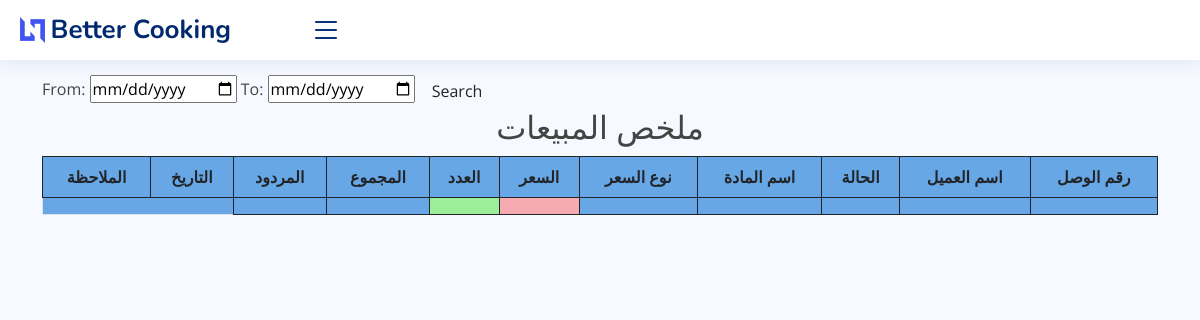
Page /sales_report on the earlier database version.
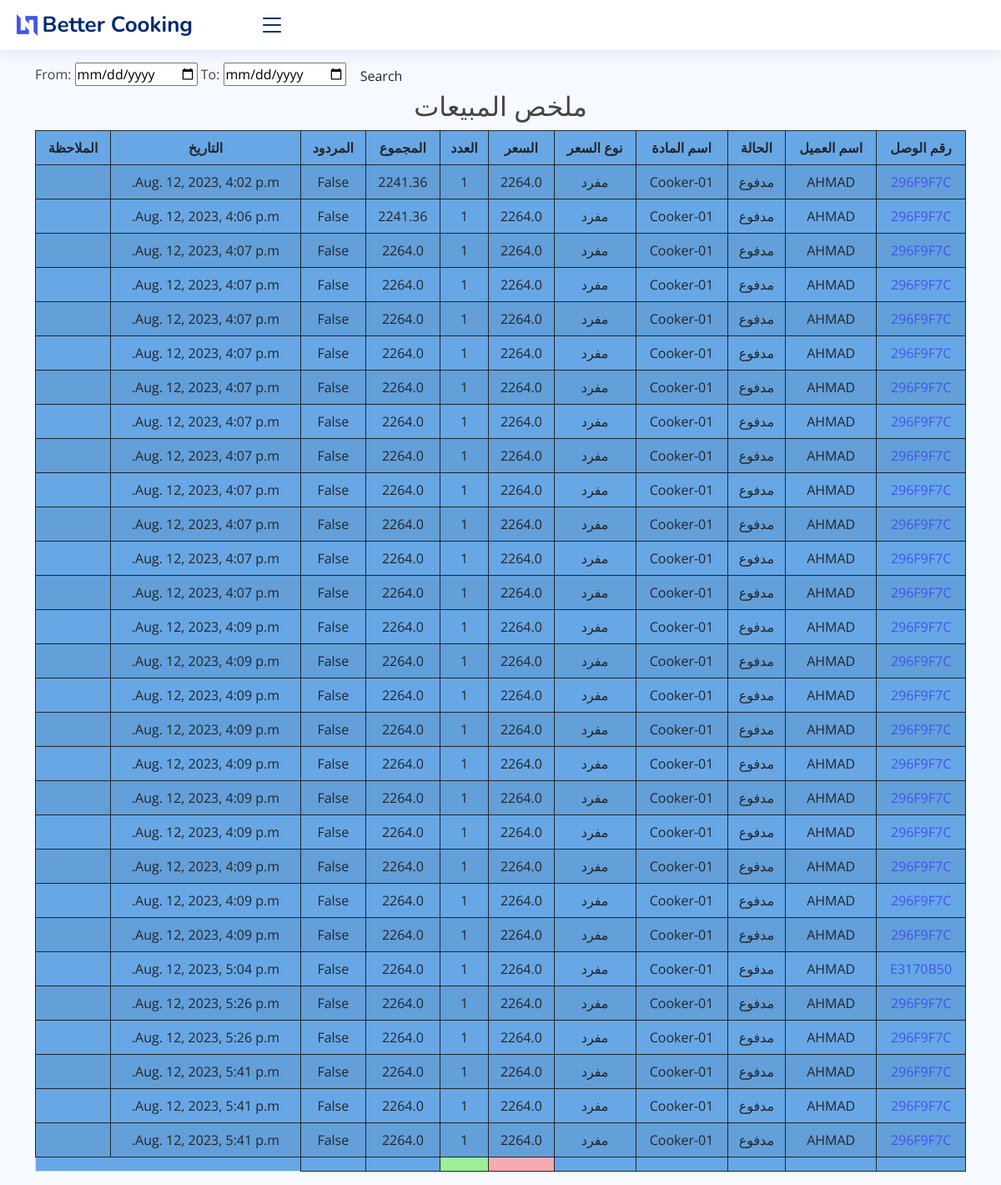
Same page on the later database version.
### core/models.py (models this page shows, shortened)
class SaleItem(models.Model):
    sales_invoice = models.ForeignKey(SaleInvoice, on_delete=models.CASCADE)
    item = models.ForeignKey(Item, on_delete=models.CASCADE)
    qty = models.PositiveSmallIntegerField(default=1)
    total_amt = models.FloatField(editable=False, default=0)
    sale_date = models.DateTimeField(auto_now_add=True)
    is_returned = models.BooleanField(default=False)
    sub_total = models.FloatField(validators=[MinValueValidator(0.01)], default=0)
    discount_type = models.CharField(max_length=30, choices=(('amount', 'Amount'),
                                                             ('percentage', 'Percentage')
                                                             ), default='percentage', editable=False)
    discount_value = models.FloatField(blank=True, null=True, verbose_name='Discount Percentage')
    class Meta:
        verbose_name_plural = ' بند المبيعات'

class SaleInvoice(models.Model):
    STATUS = (
        ('مدفوع', 'مدفوع'),
        ('غير مدفوع', 'غير مدفوع'),
        ('المردود', 'المردود'),
    )
    invoice_number = models.CharField(max_length=8, unique=True, editable=False)
    customer_name = models.ForeignKey(Customer, on_delete=models.CASCADE)
    date = models.DateTimeField(auto_now_add=True)
    status = models.CharField(max_length=10, choices=STATUS, default='مدفوع')
    note = models.CharField(max_length=100, blank=True)
    updated_at = models.DateTimeField(auto_now=True)
    class Meta:
        verbose_name_plural = 'فاتورة البيع'

class Customer(models.Model):
    customer_name = models.CharField(max_length=50, blank=True)
    customer_mobile = models.CharField(max_length=50, blank=True)
    customer_address = models.TextField(blank=True)
    city = models.CharField(max_length=50, blank=True)
    note = models.TextField(blank=True)
    class Meta:
        verbose_name_plural = 'الزبائن'
    def __str__(self):
        return self.customer_name

class Item(models.Model):
    PRICELIST = (
        ('مفرد', 'مفرد'),
        ('جملة', 'جملة'),
        ('شراء', 'شراء'),
        ('قسط', 'قسط'),
    )
    item_code = models.CharField(max_length=50)
    name = models.CharField(max_length=255, verbose_name='detail')
    category = models.CharField(max_length=30, default='Test')
    price = models.FloatField(default=1)
    price_list = models.CharField(max_length=30, choices=PRICELIST, default='مفرد')
    note = models.TextField(blank=True)
    class Meta:
        verbose_name_plural = 'المواد'

### core/views.py (the view)
# urls.py: path('sales_report', views.sales_repoert, name="sales_report"),
def sales_repoert(request):
    s_reports = SaleItem.objects.select_related()
    myFilter = Sales_Filter(request.GET, queryset=s_reports)
    s_reports = myFilter.qs
    context = {'s_reports': s_reports, 'myFilter': myFilter}
    return render(request, 'core/reports/sales_report.html', context)

### core/templates/core/reports/sales_report.html (shortened to what this page needs)
{% extends 'core/base.html' %}
{% block content %}
    <br>
    <br> <br>
    <form class="form-a">
        From: <input type="date" value={{ myFilter.form.max_date }}</input>
        To: <input type="date" value={{ myFilter.form.min_date }}</input>
        <button type="submit" class="btn btn-b">Search</button>
    </form>
    <h2 class="text-center"> ملخص المبيعات </h2>
    <table id="example1" class="table table-striped" style="background-color: #68a7e5">
        <thead>
        <tr>
            <th>رقم الوصل</th>
            <th>اسم العميل</th>
            <th>الحالة</th>
            <th>اسم المادة</th>
            <th>نوع السعر</th>
            <th> السعر</th>
            <th>العدد</th>
            <th>المجموع</th>
            <th>المردود</th>
            <th>التاريخ</th>
            <th>الملاحظة</th>
        </tr>
        </thead>
        <tbody>
        {% for i in  s_reports %}
            <tr>
                <td><a href="{% url 'single_sale' i.sales_invoice.id %}">{{ i.sales_invoice.invoice_number }}</a></td>
                <td>{{ i.sales_invoice.customer_name }}</td>
                <td>{{ i.sales_invoice.status }}</td>
                <td>{{ i.item.name }}</td>
                <td>{{ i.item.price_list }}</td>
                <td>{{ i.item.price }}</td>
                <td>{{ i.qty }}</td>
                <td>{{ i.total_amt }}</td>
                <td>{{ i.is_returned }}</td>
                <td>{{ i.sale_date }}</td>
               <td>{{ i.sales_invoice.note }}</td>
            </tr>
        {% endfor %}
        </tbody>
        <tfoot>
        <th></th>
        <th></th>
        <th></th>
        <th></th>
        <th></th>
        <th style="background-color: #f6aab2"></th>
        <th style="background-color: #9cee99"></th>
        <th></th>
        <th></th>
        </tfoot>
    </table>
{% endblock %}

Differences in the rows shown:
added SaleItem: sales_invoice.invoice_number "296F9F7C", sales_invoice.customer_name "AHMAD", sales_invoice.status "مدفوع", item.name "Cooker-01", item.price_list "مفرد", item.price "2264.0", qty "1", total_amt "2241.36", is_returned "False", sale_date "Aug. 12, 2023, 4:02 p.m."
added SaleItem: sales_invoice.invoice_number "296F9F7C", sales_invoice.customer_name "AHMAD", sales_invoice.status "مدفوع", item.name "Cooker-01", item.price_list "مفرد", item.price "2264.0", qty "1", total_amt "2241.36", is_returned "False", sale_date "Aug. 12, 2023, 4:06 p.m."
added SaleItem: sales_invoice.invoice_number "296F9F7C", sales_invoice.customer_name "AHMAD", sales_invoice.status "مدفوع", item.name "Cooker-01", item.price_list "مفرد", item.price "2264.0", qty "1", total_amt "2264.0", is_returned "False", sale_date "Aug. 12, 2023, 4:07 p.m."
added SaleItem: sales_invoice.invoice_number "296F9F7C", sales_invoice.customer_name "AHMAD", sales_invoice.status "مدفوع", item.name "Cooker-01", item.price_list "مفرد", item.price "2264.0", qty "1", total_amt "2264.0", is_returned "False", sale_date "Aug. 12, 2023, 4:07 p.m."
added SaleItem: sales_invoice.invoice_number "296F9F7C", sales_invoice.customer_name "AHMAD", sales_invoice.status "مدفوع", item.name "Cooker-01", item.price_list "مفرد", item.price "2264.0", qty "1", total_amt "2264.0", is_returned "False", sale_date "Aug. 12, 2023, 4:07 p.m."
added SaleItem: sales_invoice.invoice_number "296F9F7C", sales_invoice.customer_name "AHMAD", sales_invoice.status "مدفوع", item.name "Cooker-01", item.price_list "مفرد", item.price "2264.0", qty "1", total_amt "2264.0", is_returned "False", sale_date "Aug. 12, 2023, 4:07 p.m."
added SaleItem: sales_invoice.invoice_number "296F9F7C", sales_invoice.customer_name "AHMAD", sales_invoice.status "مدفوع", item.name "Cooker-01", item.price_list "مفرد", item.price "2264.0", qty "1", total_amt "2264.0", is_returned "False", sale_date "Aug. 12, 2023, 4:07 p.m."
added SaleItem: sales_invoice.invoice_number "296F9F7C", sales_invoice.customer_name "AHMAD", sales_invoice.status "مدفوع", item.name "Cooker-01", item.price_list "مفرد", item.price "2264.0", qty "1", total_amt "2264.0", is_returned "False", sale_date "Aug. 12, 2023, 4:07 p.m."
added SaleItem: sales_invoice.invoice_number "296F9F7C", sales_invoice.customer_name "AHMAD", sales_invoice.status "مدفوع", item.name "Cooker-01", item.price_list "مفرد", item.price "2264.0", qty "1", total_amt "2264.0", is_returned "False", sale_date "Aug. 12, 2023, 4:07 p.m."
added SaleItem: sales_invoice.invoice_number "296F9F7C", sales_invoice.customer_name "AHMAD", sales_invoice.status "مدفوع", item.name "Cooker-01", item.price_list "مفرد", item.price "2264.0", qty "1", total_amt "2264.0", is_returned "False", sale_date "Aug. 12, 2023, 4:07 p.m."
added SaleItem: sales_invoice.invoice_number "296F9F7C", sales_invoice.customer_name "AHMAD", sales_invoice.status "مدفوع", item.name "Cooker-01", item.price_list "مفرد", item.price "2264.0", qty "1", total_amt "2264.0", is_returned "False", sale_date "Aug. 12, 2023, 4:07 p.m."
added SaleItem: sales_invoice.invoice_number "296F9F7C", sales_invoice.customer_name "AHMAD", sales_invoice.status "مدفوع", item.name "Cooker-01", item.price_list "مفرد", item.price "2264.0", qty "1", total_amt "2264.0", is_returned "False", sale_date "Aug. 12, 2023, 4:07 p.m."
added SaleItem: sales_invoice.invoice_number "296F9F7C", sales_invoice.customer_name "AHMAD", sales_invoice.status "مدفوع", item.name "Cooker-01", item.price_list "مفرد", item.price "2264.0", qty "1", total_amt "2264.0", is_returned "False", sale_date "Aug. 12, 2023, 4:07 p.m."
added SaleItem: sales_invoice.invoice_number "296F9F7C", sales_invoice.customer_name "AHMAD", sales_invoice.status "مدفوع", item.name "Cooker-01", item.price_list "مفرد", item.price "2264.0", qty "1", total_amt "2264.0", is_returned "False", sale_date "Aug. 12, 2023, 4:09 p.m."
added SaleItem: sales_invoice.invoice_number "296F9F7C", sales_invoice.customer_name "AHMAD", sales_invoice.status "مدفوع", item.name "Cooker-01", item.price_list "مفرد", item.price "2264.0", qty "1", total_amt "2264.0", is_returned "False", sale_date "Aug. 12, 2023, 4:09 p.m."
added SaleItem: sales_invoice.invoice_number "296F9F7C", sales_invoice.customer_name "AHMAD", sales_invoice.status "مدفوع", item.name "Cooker-01", item.price_list "مفرد", item.price "2264.0", qty "1", total_amt "2264.0", is_returned "False", sale_date "Aug. 12, 2023, 4:09 p.m."
added SaleItem: sales_invoice.invoice_number "296F9F7C", sales_invoice.customer_name "AHMAD", sales_invoice.status "مدفوع", item.name "Cooker-01", item.price_list "مفرد", item.price "2264.0", qty "1", total_amt "2264.0", is_returned "False", sale_date "Aug. 12, 2023, 4:09 p.m."
added SaleItem: sales_invoice.invoice_number "296F9F7C", sales_invoice.customer_name "AHMAD", sales_invoice.status "مدفوع", item.name "Cooker-01", item.price_list "مفرد", item.price "2264.0", qty "1", total_amt "2264.0", is_returned "False", sale_date "Aug. 12, 2023, 4:09 p.m."
added SaleItem: sales_invoice.invoice_number "296F9F7C", sales_invoice.customer_name "AHMAD", sales_invoice.status "مدفوع", item.name "Cooker-01", item.price_list "مفرد", item.price "2264.0", qty "1", total_amt "2264.0", is_returned "False", sale_date "Aug. 12, 2023, 4:09 p.m."
added SaleItem: sales_invoice.invoice_number "296F9F7C", sales_invoice.customer_name "AHMAD", sales_invoice.status "مدفوع", item.name "Cooker-01", item.price_list "مفرد", item.price "2264.0", qty "1", total_amt "2264.0", is_returned "False", sale_date "Aug. 12, 2023, 4:09 p.m."
added SaleItem: sales_invoice.invoice_number "296F9F7C", sales_invoice.customer_name "AHMAD", sales_invoice.status "مدفوع", item.name "Cooker-01", item.price_list "مفرد", item.price "2264.0", qty "1", total_amt "2264.0", is_returned "False", sale_date "Aug. 12, 2023, 4:09 p.m."
added SaleItem: sales_invoice.invoice_number "296F9F7C", sales_invoice.customer_name "AHMAD", sales_invoice.status "مدفوع", item.name "Cooker-01", item.price_list "مفرد", item.price "2264.0", qty "1", total_amt "2264.0", is_returned "False", sale_date "Aug. 12, 2023, 4:09 p.m."
added SaleItem: sales_invoice.invoice_number "296F9F7C", sales_invoice.customer_name "AHMAD", sales_invoice.status "مدفوع", item.name "Cooker-01", item.price_list "مفرد", item.price "2264.0", qty "1", total_amt "2264.0", is_returned "False", sale_date "Aug. 12, 2023, 4:09 p.m."
added SaleItem: sales_invoice.invoice_number "E3170B50", sales_invoice.customer_name "AHMAD", sales_invoice.status "مدفوع", item.name "Cooker-01", item.price_list "مفرد", item.price "2264.0", qty "1", total_amt "2264.0", is_returned "False", sale_date "Aug. 12, 2023, 5:04 p.m."
added SaleItem: sales_invoice.invoice_number "296F9F7C", sales_invoice.customer_name "AHMAD", sales_invoice.status "مدفوع", item.name "Cooker-01", item.price_list "مفرد", item.price "2264.0", qty "1", total_amt "2264.0", is_returned "False", sale_date "Aug. 12, 2023, 5:26 p.m."
added SaleItem: sales_invoice.invoice_number "296F9F7C", sales_invoice.customer_name "AHMAD", sales_invoice.status "مدفوع", item.name "Cooker-01", item.price_list "مفرد", item.price "2264.0", qty "1", total_amt "2264.0", is_returned "False", sale_date "Aug. 12, 2023, 5:26 p.m."
added SaleItem: sales_invoice.invoice_number "296F9F7C", sales_invoice.customer_name "AHMAD", sales_invoice.status "مدفوع", item.name "Cooker-01", item.price_list "مفرد", item.price "2264.0", qty "1", total_amt "2264.0", is_returned "False", sale_date "Aug. 12, 2023, 5:41 p.m."
added SaleItem: sales_invoice.invoice_number "296F9F7C", sales_invoice.customer_name "AHMAD", sales_invoice.status "مدفوع", item.name "Cooker-01", item.price_list "مفرد", item.price "2264.0", qty "1", total_amt "2264.0", is_returned "False", sale_date "Aug. 12, 2023, 5:41 p.m."
added SaleItem: sales_invoice.invoice_number "296F9F7C", sales_invoice.customer_name "AHMAD", sales_invoice.status "مدفوع", item.name "Cooker-01", item.price_list "مفرد", item.price "2264.0", qty "1", total_amt "2264.0", is_returned "False", sale_date "Aug. 12, 2023, 5:41 p.m."
